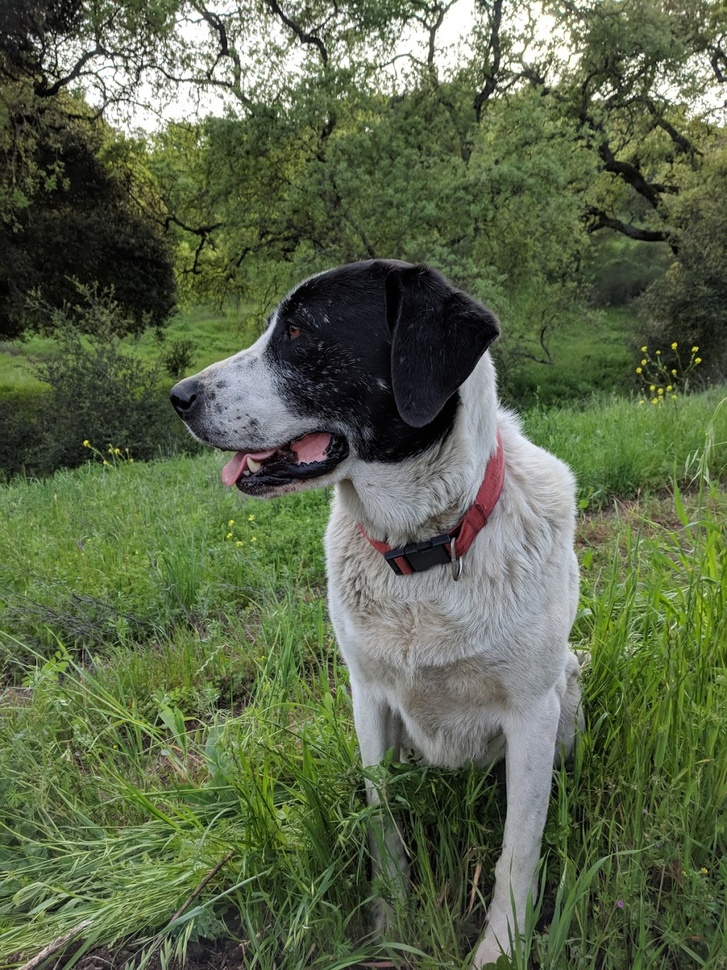
#> input picture Lab/opencv/python/data/sammy.jpg, 727 x 970 px, shrunk from 1025 x 1367 before the run
$ jupyter execute template_match.ipynb
#> lines starting #> are read from the running program, lines starting #| are printed output that depends on the picture
[cell 1]
import cv2
import numpy as np
import matplotlib.pyplot as plt

[cell 2]
full = cv2.imread("../data/sammy.jpg")
#> full is the input picture: shape (970, 727, 3); mean B, G, R 74.2, 102.6, 91.2
full = cv2.cvtColor(full, cv2.COLOR_BGR2RGB)
plt.imshow(full)

[cell 3]
face = cv2.imread("../data/sammy_face.jpg")
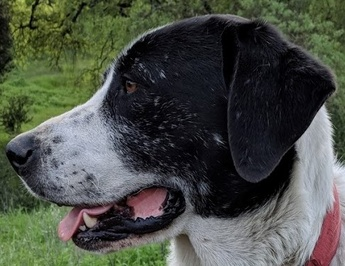
#> input picture Lab/opencv/python/data/sammy_face.jpg, 345 x 266 px, shrunk from 486 x 375 before the run
#> face is the input picture: shape (266, 345, 3); mean B, G, R 70, 78.7, 74.3
face = cv2.cvtColor(face, cv2.COLOR_BGR2RGB)
plt.imshow(face)

[cell 4]
mystring = 'sum'
eval(mystring)

[cell 5]
myfunc = eval('sum')
myfunc([1,2,3,4])
face.shape
#> Out = (266, 345, 3)

[cell 6]
# All the 6 methods for comparison in a list
# Note how we are using strings, later on we'll use the eval() function to convert to function
methods = ['cv2.TM_CCOEFF', 'cv2.TM_CCOEFF_NORMED', 'cv2.TM_CCORR','cv2.TM_CCORR_NORMED', 'cv2.TM_SQDIFF', 'cv2.TM_SQDIFF_NORMED']

[cell 7]
for m in methods:
    # Create copy of image
    full_copy = full.copy()

    method = eval(m)

    # Template matching
    result = cv2.matchTemplate(full_copy, face, method)

    # MIN, MAX values
    min_val, max_val, min_loc, max_loc = cv2.minMaxLoc(result)

    if method in [cv2.TM_SQDIFF, cv2.TM_SQDIFF_NORMED]:
        top_left = min_loc
    else:
        top_left = max_loc

    height, width, channels = face.shape

    bottom_right = top_left[0] + width, top_left[1] + height

    # Draw rectangle
    cv2.rectangle(full, top_left, bottom_right, color=(255,0,0), thickness=10)

    # Template matching
    method = eval('cv2.TM_SQDIFF_NORMED')
    res = cv2.matchTemplate(full_copy, face, method=method)
    # plt.imshow(res)

    # Plot and show
    plt.subplot(121)
    plt.imshow(res)
    plt.title('HEATMAP OF TEMPLATE MATCHING')

    plt.subplot(122)
    plt.imshow(full_copy)
    plt.title('DETECTION OF TEMPLATE')
    plt.suptitle(m)

    plt.show()
#> this loop made 6 passes
#> (min_val, max_val, min_loc, top_left, bottom_right) on passes 1 to 4: (-369489728, 868100096, (0, 7), (164, 245), (509, 511)), (-0.314, 0.845, (0, 10), (164, 245), (509, 511)), (1.14e+09, 2.61e+09, (309, 146), (237, 465), (582, 731)), (0.498, 0.904, (0, 39), (164, 245), (509, 511))
#> (min_val, max_val, max_loc, top_left, bottom_right) on passes 5 to 6: (505411456, 3.2e+09, (0, 0), (164, 245), (509, 511)), (0.197, 1, (0, 0), (164, 245), (509, 511))
#> pass 1, `result = cv2.matchTemplate(full_copy, face, method)`:
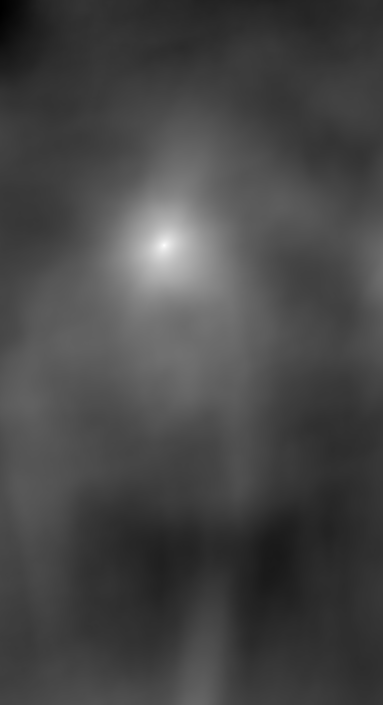
#> result: shape (705, 383) float32; min -369489728, max 868100096, mean -27078664; drawn with min black and max white
#> pass 1, `res = cv2.matchTemplate(full_copy, face, method=method)`:
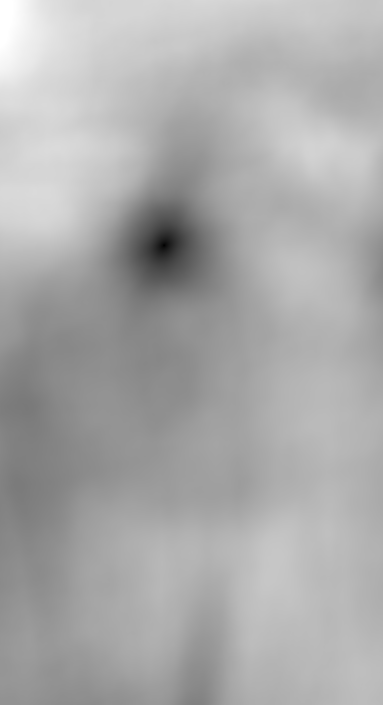
#> res: shape (705, 383) float32; min 0.00463, max 1, mean 0.669
#> pass 1, `plt.show()`:
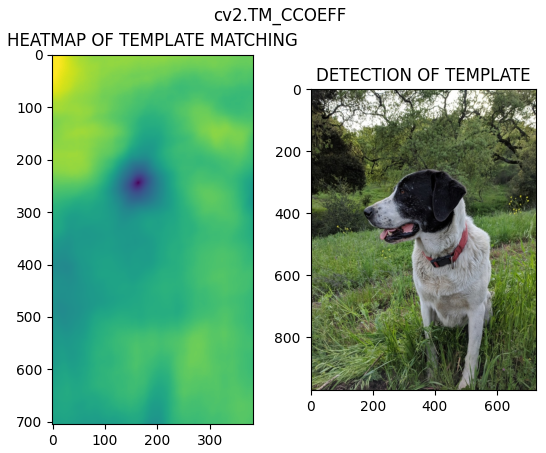
#> figure drawn by matplotlib, 2 panels
#> pass 2, `full_copy = full.copy()`:
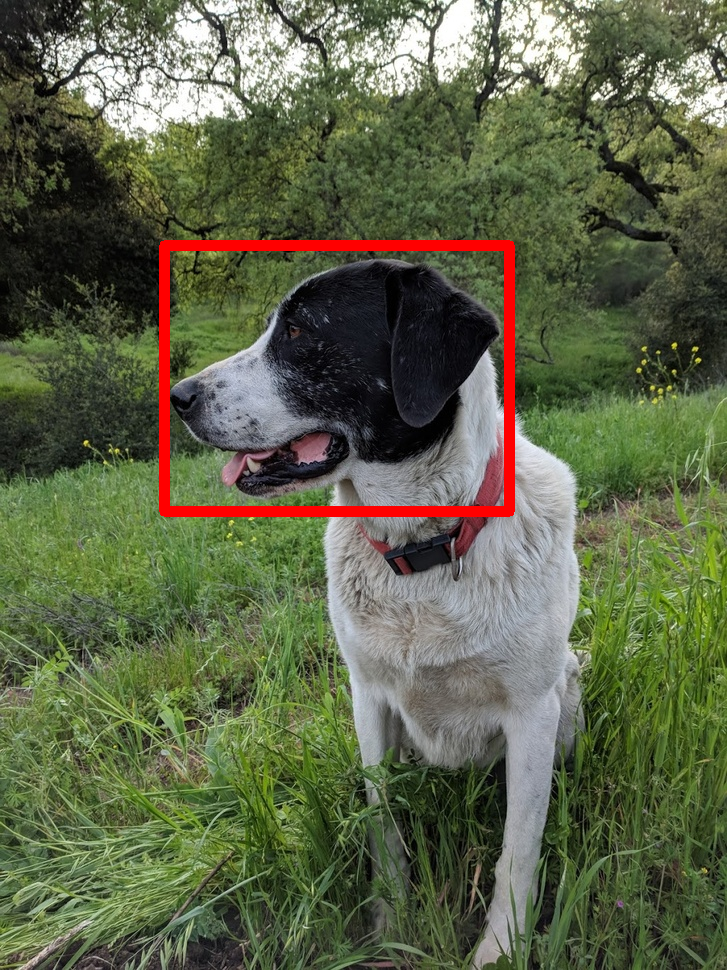
#> full_copy: shape (970, 727, 3); mean R, G, B 94.3, 100.7, 72.8
#> pass 2, `result = cv2.matchTemplate(full_copy, face, method)`:
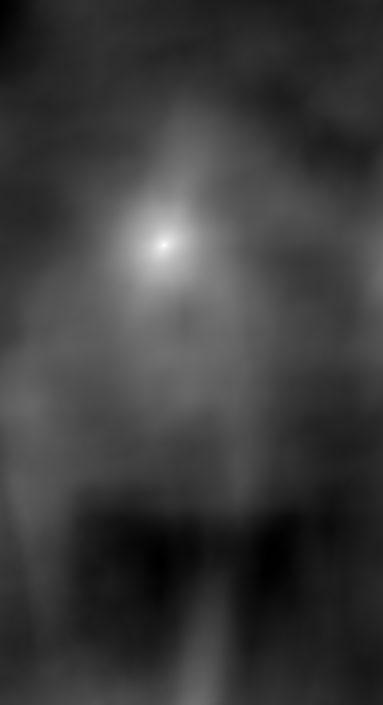
#> result: shape (705, 383) float32; min -0.314, max 0.845, mean -0.0418; drawn with min black and max white
#> after the loop:
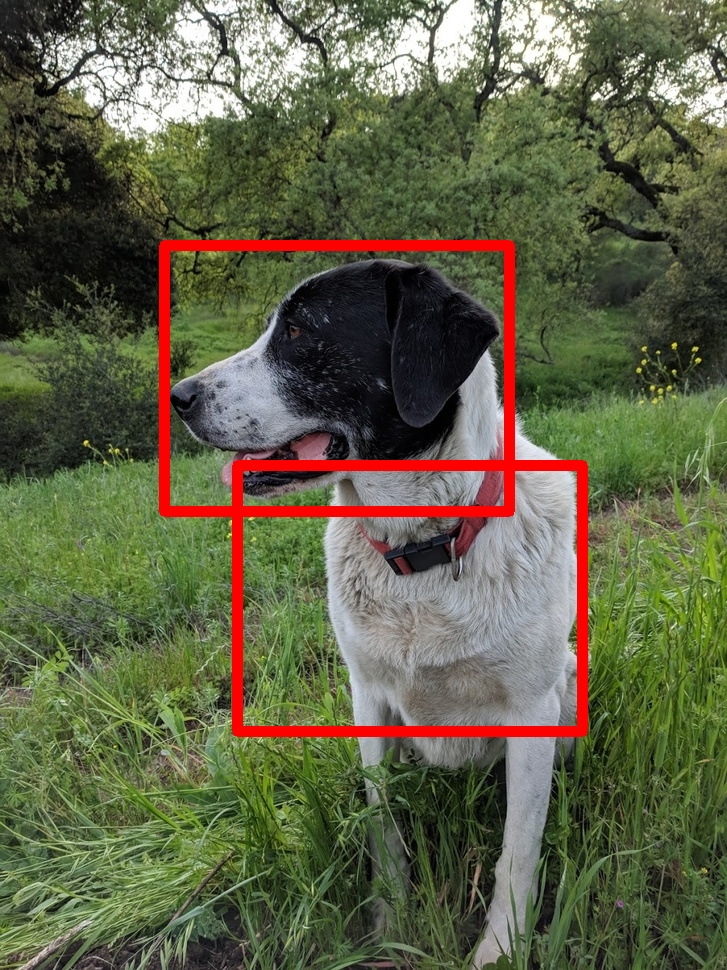
#> full: shape (970, 727, 3); mean R, G, B 97, 98.5, 71
#> after the loop:
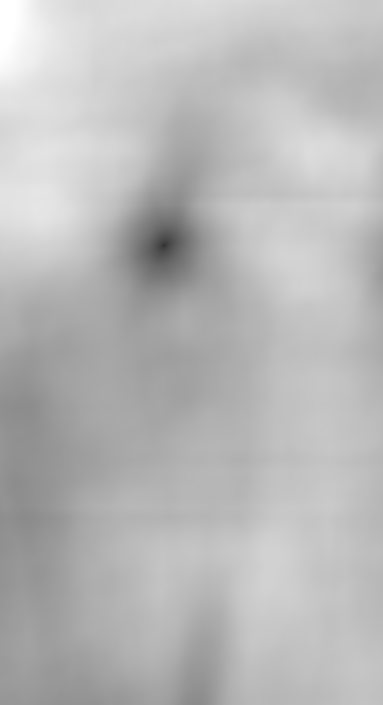
#> result: shape (705, 383) float32; min 0.197, max 1, mean 0.725

[cell 8]
method = eval('cv2.TM_SQDIFF_NORMED')
res = cv2.matchTemplate(full_copy, face, method=method)
plt.imshow(res)

[cell 9]
method = eval('cv2.TM_CCORR_NORMED')
res = cv2.matchTemplate(full_copy, face, method=method)
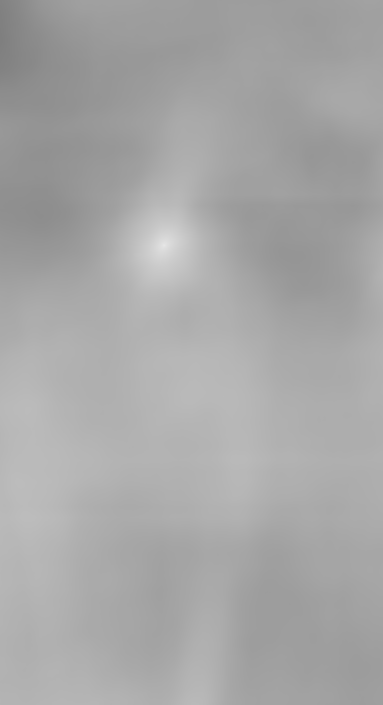
#> res: shape (705, 383) float32; min 0.498, max 0.904, mean 0.656
plt.imshow(res)

[cell 10]
method = eval('cv2.TM_CCOEFF')
res = cv2.matchTemplate(full_copy, face, method=method)
plt.imshow(res)
